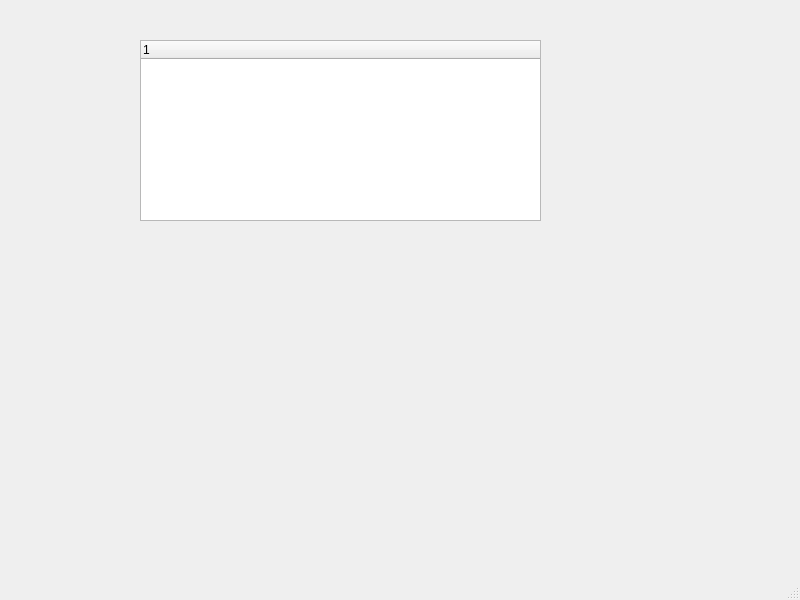
<?xml version="1.0" encoding="UTF-8"?>
<ui version="4.0">
 <class>MainWindow</class>
 <widget class="QMainWindow" name="MainWindow">
  <property name="geometry">
   <rect>
    <x>0</x>
    <y>0</y>
    <width>800</width>
    <height>600</height>
   </rect>
  </property>
  <property name="windowTitle">
   <string>MainWindow</string>
  </property>
  <widget class="QWidget" name="centralwidget">
   <widget class="QTreeWidget" name="treeWidget">
    <property name="geometry">
     <rect>
      <x>140</x>
      <y>40</y>
      <width>401</width>
      <height>181</height>
     </rect>
    </property>
    <property name="acceptDrops">
     <bool>true</bool>
    </property>
    <property name="dragEnabled">
     <bool>true</bool>
    </property>
    <property name="dragDropMode">
     <enum>QAbstractItemView::InternalMove</enum>
    </property>
    <property name="alternatingRowColors">
     <bool>true</bool>
    </property>
    <column>
     <property name="text">
      <string notr="true">1</string>
     </property>
    </column>
   </widget>
  </widget>
  <widget class="QMenuBar" name="menubar">
   <property name="geometry">
    <rect>
     <x>0</x>
     <y>0</y>
     <width>800</width>
     <height>22</height>
    </rect>
   </property>
  </widget>
  <widget class="QStatusBar" name="statusbar"/>
 </widget>
 <resources/>
 <connections/>
</ui>
